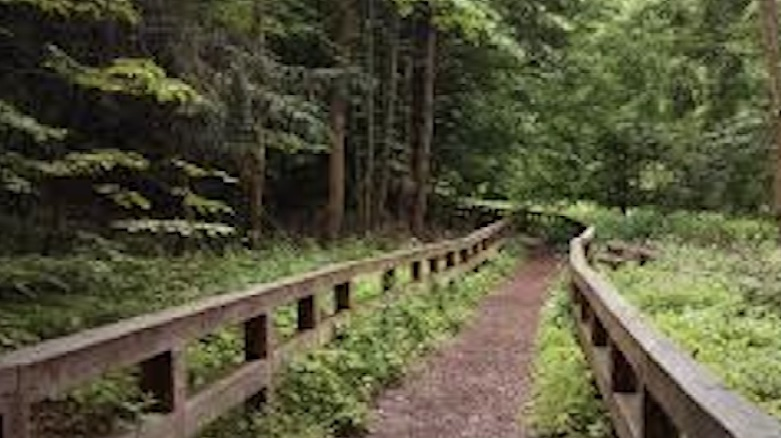
#> input picture road8.jpg, 781 x 438 px
$ python road_detection4.py
#> lines starting #> are read from the running program, lines starting #| are printed output that depends on the picture; after the words box and inside, x2 and y2 are one past the last pixel; in counts of white or black regions, pixels touching at a corner belong together
import matplotlib.pylab as plt
import cv2
import numpy as np

low_green = np.array([25, 52, 70])
high_green = np.array([102, 255, 255])

low_destroy = np.array([18,0,140])
high_destroy = np.array([179,255,255])


def average_slope_intercept(image, lines):
    left_fit = []
    right_fit = []
    for line in lines:
        x1, y1, x2, y2 = line.reshape(4)
        parameters = np.polyfit((x1, x2), (y1,y2), 1)
        slope = parameters[0]
        intercept = parameters[1]
        if slope < 0:
            left_fit.append((slope, intercept))
        else:
            right_fit.append((slope, intercept))
    left_fit_average = np.average(left_fit, axis = 0)
    right_fit_average = np.average(right_fit, axis = 0)
    #left_line = make_coordinates(image, left_fit_average)
    #right_line = make_coordinates(image, right_fit_average)
    #return np.array([left_line, right_line])


def draw_the_lines(img, lines):
    img = np.copy(img)
    blank_image = np.zeros((img.shape[0], img.shape[1], 3), dtype=np.uint8)

    for line in lines:
        for x1, y1, x2, y2 in line:
            cv2.line(blank_image, (x1,y1), (x2,y2), (0, 255, 0), thickness=10)

    img = cv2.addWeighted(img, 0.8, blank_image, 1, 0.0)
    return img

img = cv2.imread('road8.jpg')
#> img is the input picture: shape (438, 781, 3); mean B, G, R 59.8, 85.2, 86.2

imgHSV = cv2.cvtColor(img, cv2.COLOR_BGR2HSV)
#> imgHSV: shape (438, 781, 3); mean H, S, V 29.5, 94.5, 89.8

mask = cv2.inRange(imgHSV, low_destroy, high_destroy)
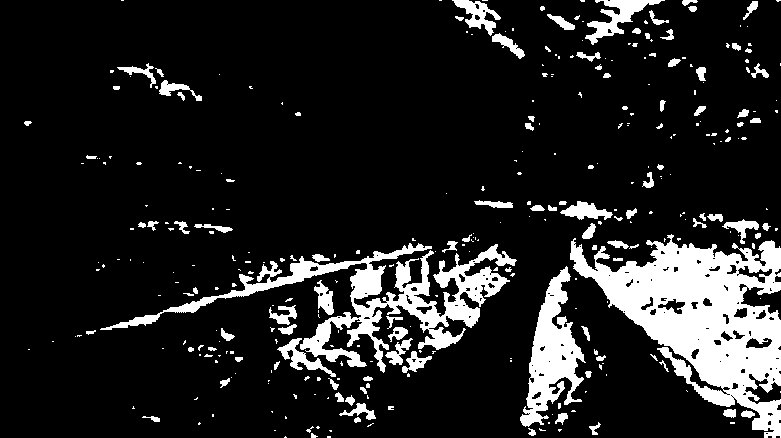
#> mask: shape (438, 781); 13.6% white; 336 white regions (227 under 20 px), largest, box (x1, y1, x2, y2) and area: (570, 234, 781, 438) 19391, (100, 243, 517, 373) 10711, (520, 266, 586, 427) 4568

#mask = 255-mask

mask_2 = cv2.inRange(imgHSV, low_green, high_green)
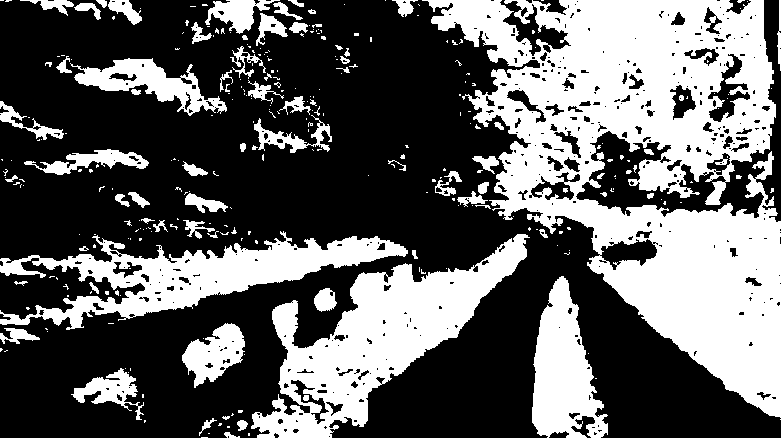
#> mask_2: shape (438, 781); 38.3% white; 301 white regions (226 under 20 px), largest, box (x1, y1, x2, y2) and area: (422, 0, 781, 418) 70573, (251, 234, 530, 438) 20175, (0, 231, 408, 330) 13764

mask_2 = 255-mask_2

res = cv2.bitwise_and(img, img, mask = mask)
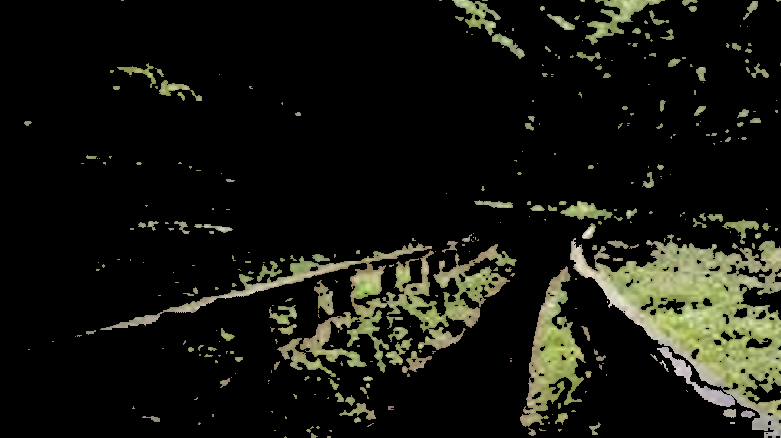
#> res: shape (438, 781, 3); mean B, G, R 15.9, 22.6, 21.9

res_2 = cv2.bitwise_and(res, res, mask = mask_2)

def process(image):
    print(image.shape)
#| (438, 781, 3)
    height = image.shape[0]
#> height = 438
    width = image.shape[1]
#> width = 781
    region_of_interest_vertices = [
        (0, height),
        (width/2, height/2),
        (width, height)
    ]
#> region_of_interest_vertices = [(0, 438), (390.5, 219), (781, 438)]
    gray_image = cv2.cvtColor(image, cv2.COLOR_BGR2GRAY)
    gaussian_image = cv2.GaussianBlur(gray_image, (7,7),0)
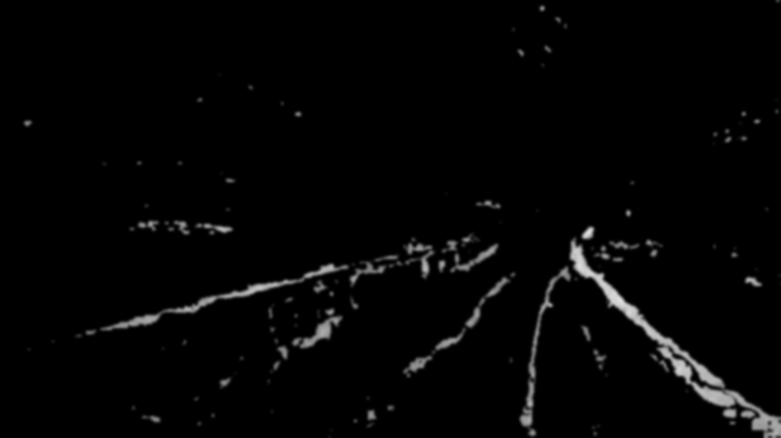
#> gaussian_image: shape (438, 781); min 0, max 222, mean 4.8
    canny_image = cv2.Canny(gaussian_image, 50, 200)
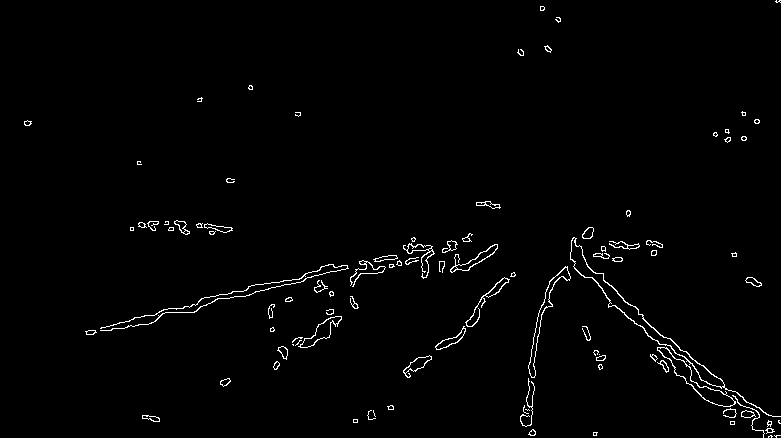
#> canny_image: shape (438, 781); 1.5% white in thin lines or dots

    lines = cv2.HoughLinesP(canny_image,
                            rho=2,
                            theta=np.pi/180,
                            threshold=150,
                            lines=np.array([]),
                            minLineLength=100,
                            maxLineGap=40)
#> lines = [[109, 330, 469, 234], [134, 317, 300, 282], [643, 319, 753, 405], [571, 245, 763, 437], [85, 331, 220, 298]]

    image_with_lines = draw_the_lines(img, lines)
#> the loop in draw_the_lines, `for line in lines:` made 5 passes
#> after the loop in draw_the_lines, `for line in lines:`:
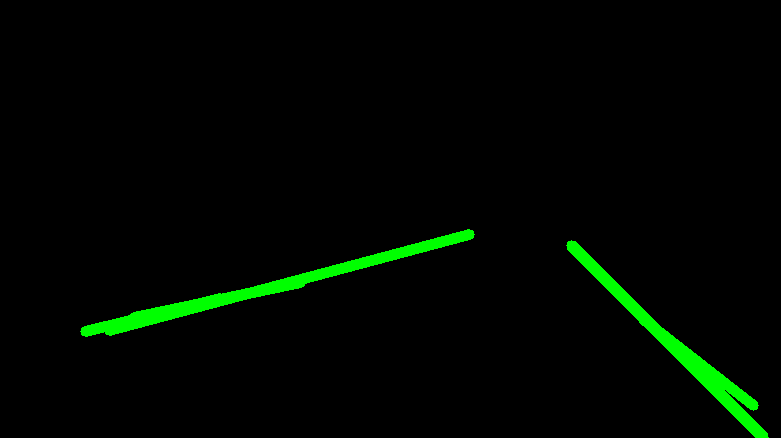
#> blank_image: shape (438, 781, 3); mean of channels 0, 1, 2 0, 6.8, 0; drawn as B, G, R
#> in draw_the_lines, `img = cv2.addWeighted(img, 0.8, blank_image, 1, 0.0)`:
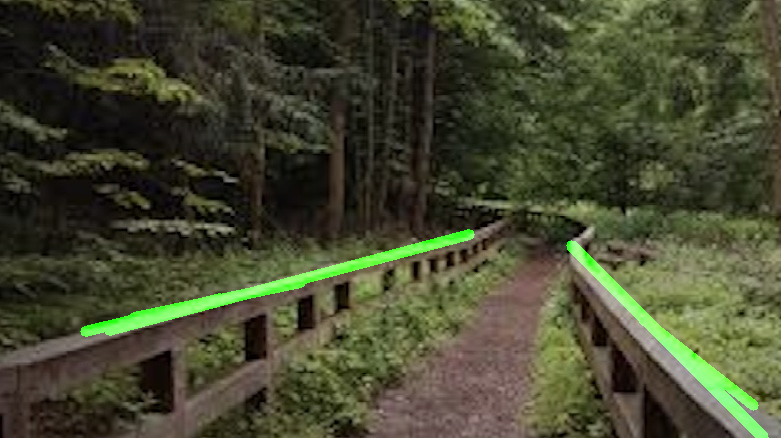
#> img: shape (438, 781, 3); mean B, G, R 47.9, 71.7, 69
    return image_with_lines


plt.subplot(1,2,1),plt.imshow(process(res_2))
plt.subplot(1,2,2),plt.imshow(img)


plt.show()
#> figure, not shown here; B, G, R data is drawn as R, G, B

$ run again, with road1.jpg copied over road8.jpg
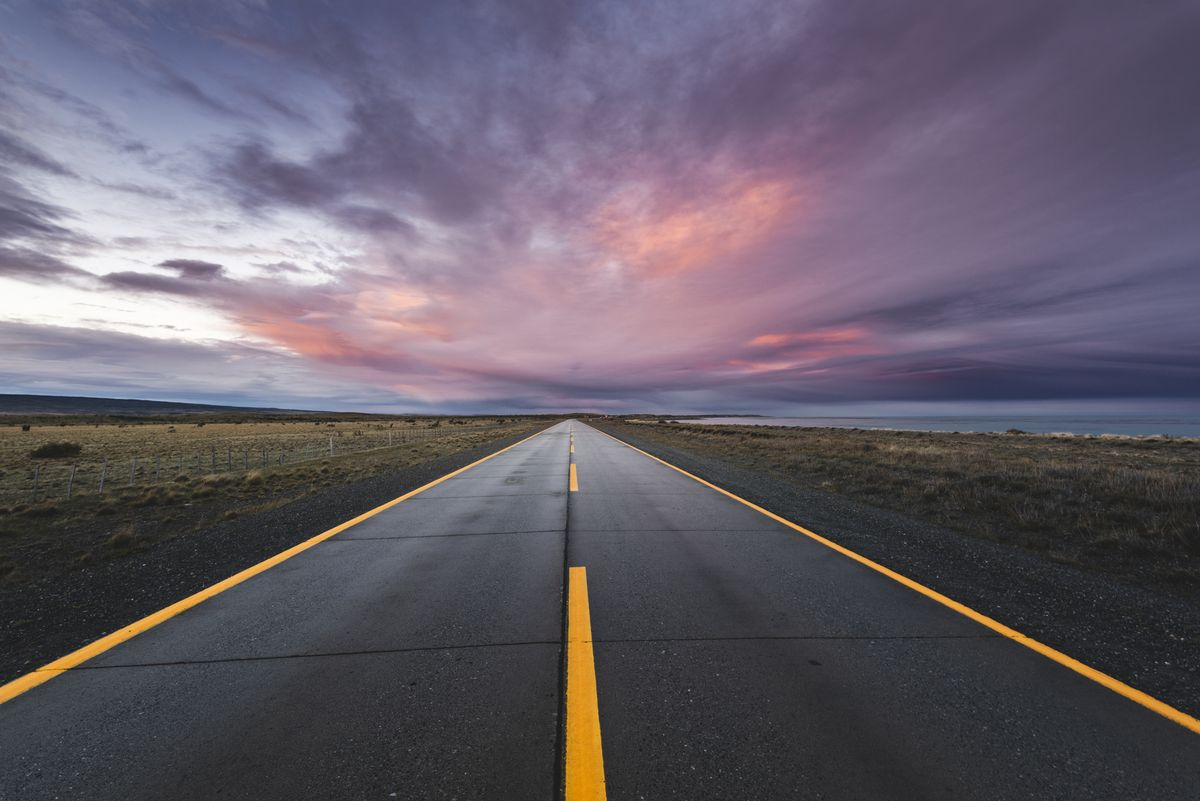
#> input picture road1.jpg, 1200 x 801 px
#> img is the input picture: shape (801, 1200, 3); mean B, G, R 105.1, 93.4, 100.3
#> imgHSV: shape (801, 1200, 3); mean H, S, V 109.1, 45.1, 111.5
#> `mask = cv2.inRange(imgHSV, low_destroy, high_destroy)`:
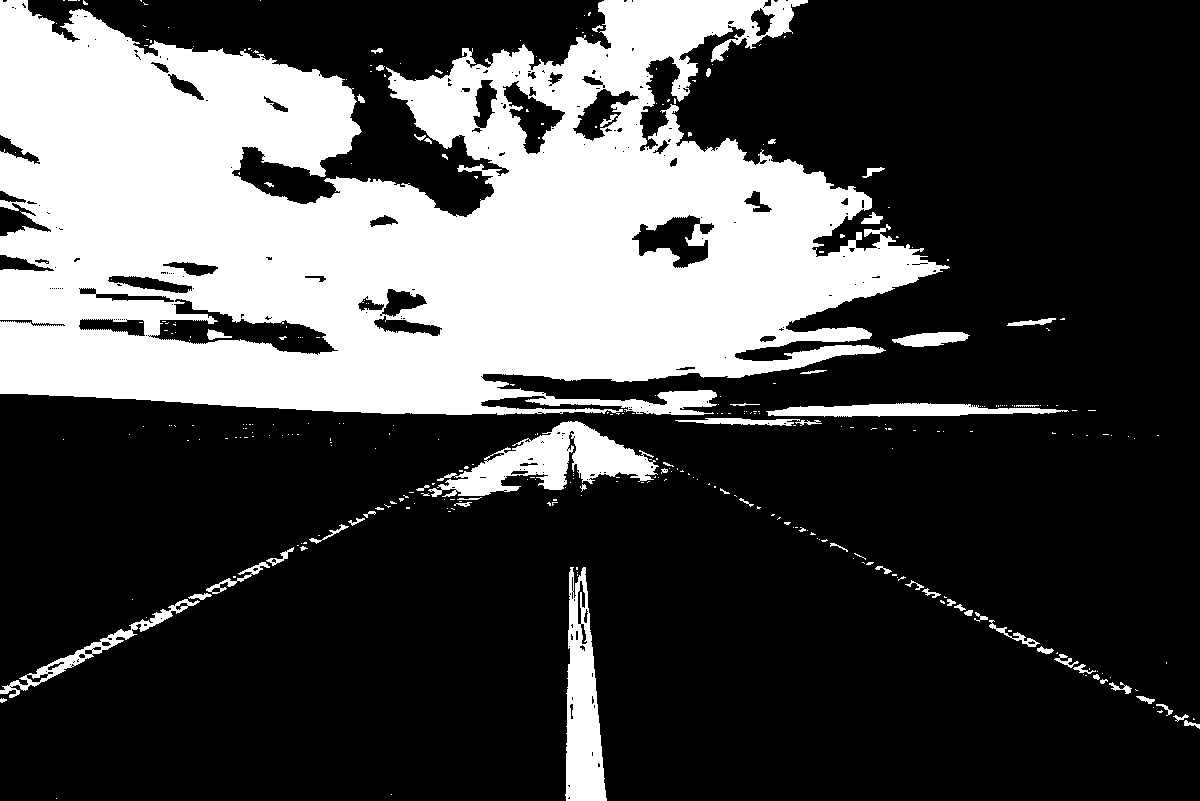
#> mask: shape (801, 1200); 28.6% white; 331 white regions (271 under 20 px), largest, box (x1, y1, x2, y2) and area: (0, 0, 950, 415) 250943, (428, 421, 659, 497) 7441, (565, 567, 607, 801) 6079
#| (801, 1200, 3)
#> canny_image: shape (801, 1200); 1.9% white in thin lines or dots
#> lines = 45 rows, first 6: [721, 492, 1192, 722], [18, 678, 616, 399], [123, 630, 618, 400], [31, 394, 184, 402], [541, 412, 644, 412], [28, 672, 614, 399]
#> the loop in draw_the_lines, `for line in lines:` made 45 passes
#> in draw_the_lines, `img = cv2.addWeighted(img, 0.8, blank_image, 1, 0.0)`:
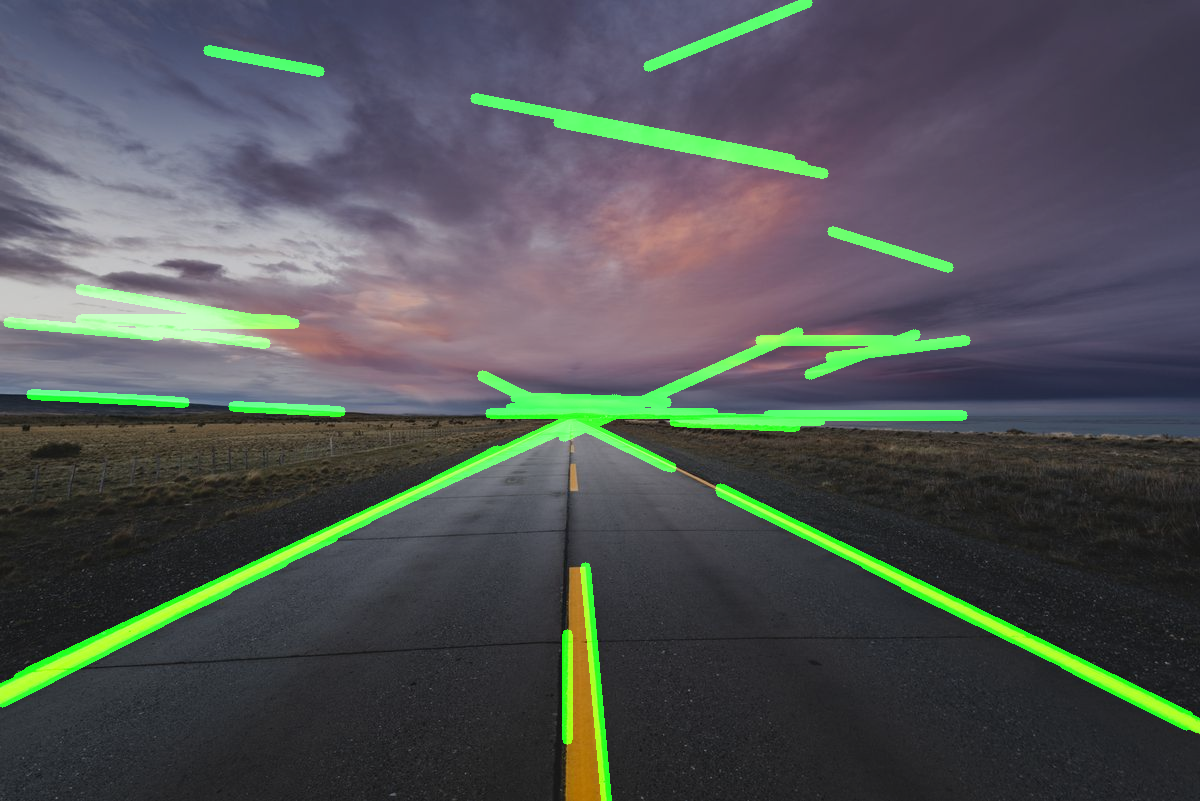
#> img: shape (801, 1200, 3); mean B, G, R 84.1, 84.9, 80.2

$ run again, with road2.jpg copied over road8.jpg
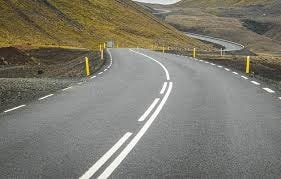
#> input picture road2.jpg, 281 x 179 px
#> img is the input picture: shape (179, 281, 3); mean B, G, R 111.6, 123, 125.8
#> imgHSV: shape (179, 281, 3); mean H, S, V 49.1, 35.5, 127
#> `mask = cv2.inRange(imgHSV, low_destroy, high_destroy)`:
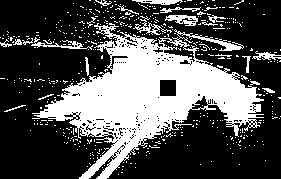
#> mask: shape (179, 281); 32.4% white; 480 white regions (457 under 20 px), largest, box (x1, y1, x2, y2) and area: (32, 23, 264, 179) 13722, (165, 15, 198, 26) 205, (31, 37, 93, 50) 195
#| (179, 281, 3)
#> canny_image: shape (179, 281); 7.9% white in thin lines or dots
#> lines = [[16, 39, 278, 58]]
#> the loop in draw_the_lines, `for line in lines:` made 1 pass
#> in draw_the_lines, `img = cv2.addWeighted(img, 0.8, blank_image, 1, 0.0)`:
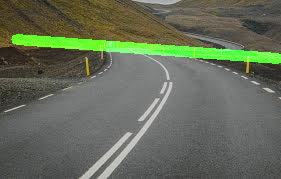
#> img: shape (179, 281, 3); mean B, G, R 89.3, 107.6, 100.7
